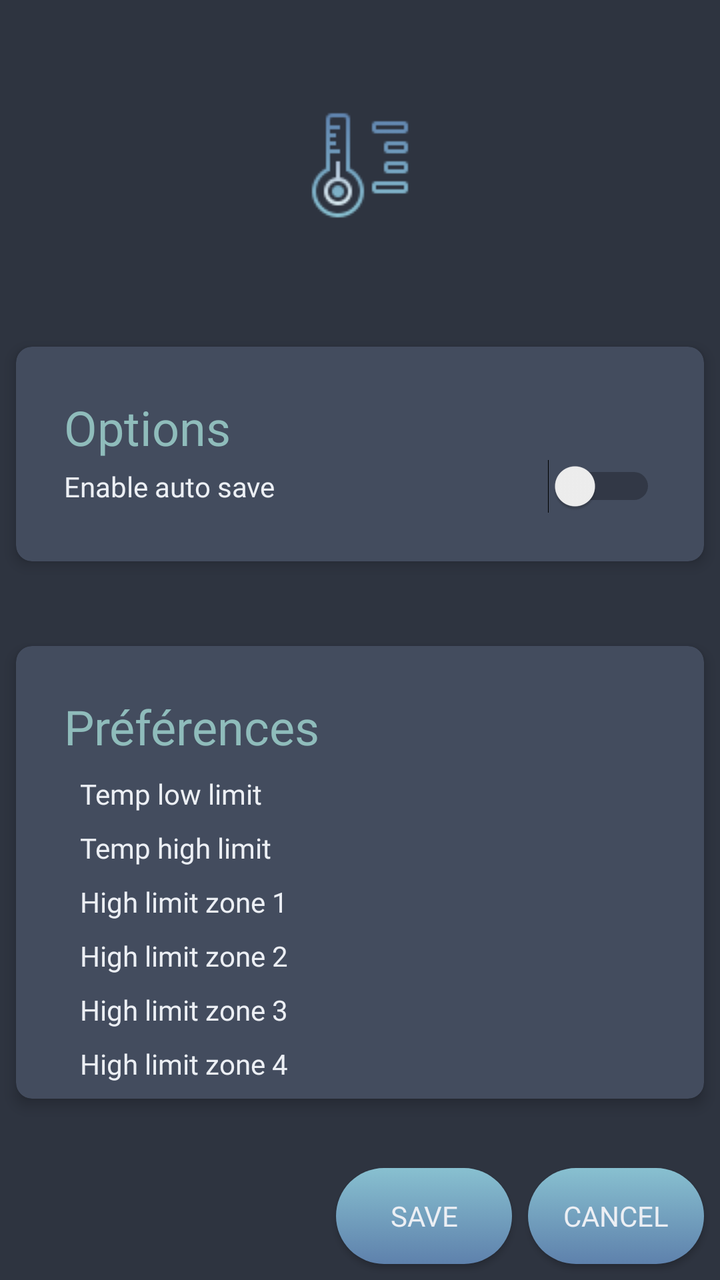
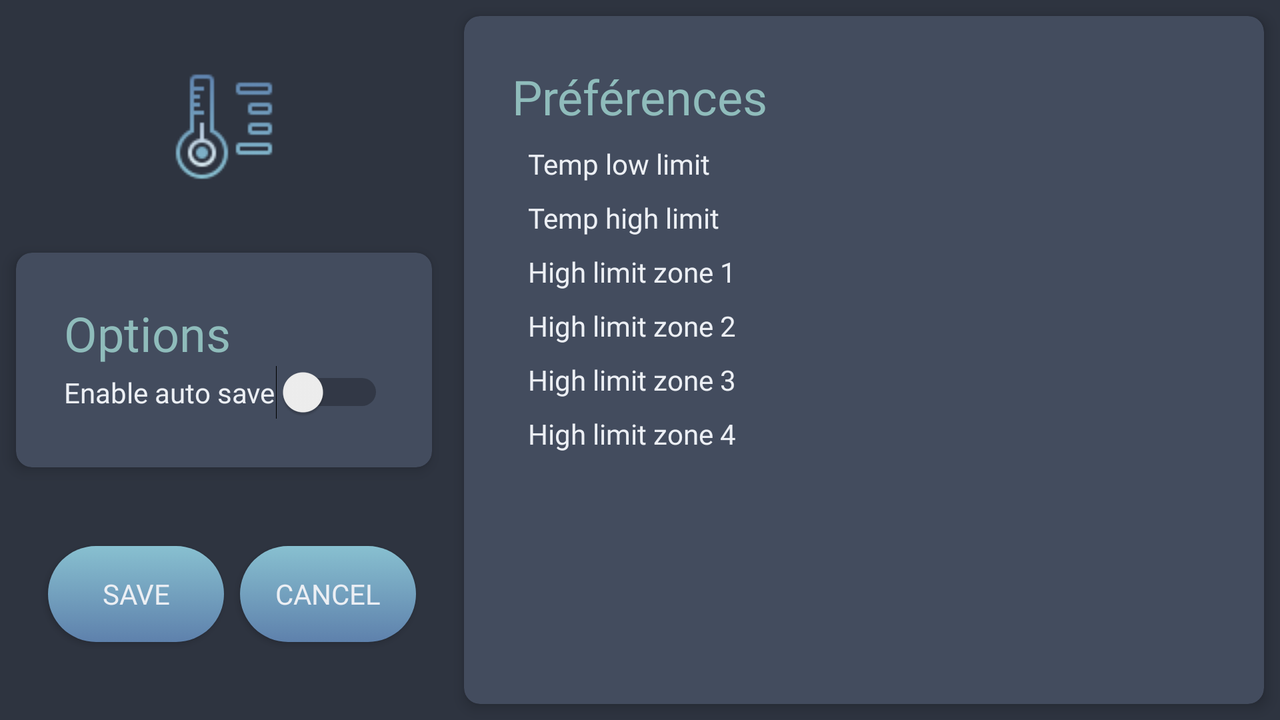

First picture: res/layout/ on a phone held upright. Second picture: the repository's own variant of that layout, on a device whose configuration matches the variant's folder. Source for both follows.
<!-- AndroidManifest.xml: application theme AppTheme -->
<!-- res/layout/activity_preferences.xml -->
<?xml version="1.0" encoding="utf-8"?>
<androidx.constraintlayout.widget.ConstraintLayout xmlns:android="http://schemas.android.com/apk/res/android"
    xmlns:app="http://schemas.android.com/apk/res-auto"
    xmlns:tools="http://schemas.android.com/tools"
    android:layout_width="match_parent"
    android:layout_height="match_parent"
    tools:context=".view.PreferencesActivity">

  <ImageView
      android:id="@+id/app_logo"
      android:layout_width="wrap_content"
      android:layout_height="wrap_content"
      android:layout_margin="24dp"
      android:src="@drawable/app_logo"
      app:layout_constraintBottom_toTopOf="@id/card_options"
      app:layout_constraintLeft_toLeftOf="parent"
      app:layout_constraintRight_toRightOf="parent"
      app:layout_constraintTop_toTopOf="parent" />

  <androidx.cardview.widget.CardView
      android:id="@+id/card_options"
      android:layout_width="match_parent"
      android:layout_height="wrap_content"
      android:layout_margin="8dp"
      app:cardBackgroundColor="@color/colorPrimaryDark"
      app:cardCornerRadius="8dp"
      app:cardElevation="4dp"
      app:layout_constraintBottom_toTopOf="@id/card_preferences"
      app:layout_constraintLeft_toLeftOf="parent"
      app:layout_constraintRight_toRightOf="parent"
      app:layout_constraintTop_toBottomOf="@id/app_logo">

    <androidx.constraintlayout.widget.ConstraintLayout
        android:layout_width="match_parent"
        android:layout_height="match_parent">

      <TextView
          android:id="@+id/lbl_options"
          style="@style/TextAppearance.AppCompat.Headline"
          android:layout_width="wrap_content"
          android:layout_height="wrap_content"
          android:layout_margin="24dp"
          android:text="@string/lbl_options"
          android:textColor="@color/colorAccent"
          app:layout_constraintLeft_toLeftOf="parent"
          app:layout_constraintTop_toTopOf="parent" />

      <TextView
          android:id="@+id/lbl_auto_save"
          android:layout_width="wrap_content"
          android:layout_height="wrap_content"
          android:layout_marginBottom="24dp"
          android:text="Enable auto save"
          app:layout_constraintBottom_toBottomOf="parent"
          app:layout_constraintStart_toStartOf="@id/lbl_options"
          app:layout_constraintTop_toBottomOf="@id/lbl_options" />

      <Switch
          android:id="@+id/switch_auto_save"
          android:layout_width="wrap_content"
          android:layout_height="wrap_content"
          android:layout_margin="24dp"
          app:layout_constraintBottom_toBottomOf="@id/lbl_auto_save"
          app:layout_constraintRight_toRightOf="parent"
          app:layout_constraintTop_toTopOf="@id/lbl_auto_save" />
    </androidx.constraintlayout.widget.ConstraintLayout>
  </androidx.cardview.widget.CardView>

  <androidx.cardview.widget.CardView
      android:id="@+id/card_preferences"
      android:layout_width="match_parent"
      android:layout_height="wrap_content"
      android:layout_margin="8dp"
      android:layout_marginBottom="8dp"
      app:cardBackgroundColor="@color/colorPrimaryDark"
      app:cardCornerRadius="8dp"
      app:cardElevation="4dp"
      app:layout_constraintBottom_toTopOf="@+id/btn_cancel"
      app:layout_constraintLeft_toLeftOf="parent"
      app:layout_constraintRight_toRightOf="parent"
      app:layout_constraintTop_toBottomOf="@id/card_options">

    <androidx.constraintlayout.widget.ConstraintLayout
        android:layout_width="match_parent"
        android:layout_height="match_parent">

      <androidx.constraintlayout.widget.Guideline
          android:id="@+id/guideline_v35"
          android:layout_width="match_parent"
          android:layout_height="wrap_content"
          android:orientation="vertical"
          app:layout_constraintGuide_percent="0.5" />

      <TextView
          android:id="@+id/lbl_pref"
          style="@style/TextAppearance.AppCompat.Headline"
          android:layout_width="wrap_content"
          android:layout_height="wrap_content"
          android:layout_margin="24dp"
          android:text="@string/lbl_pref"
          android:textColor="@color/colorAccent"
          app:layout_constraintLeft_toLeftOf="parent"
          app:layout_constraintTop_toTopOf="parent" />

      <TextView
          android:id="@+id/lbl_temp_low_limit"
          android:layout_width="wrap_content"
          android:layout_height="wrap_content"
          android:layout_margin="8dp"
          android:text="@string/lbl_temp_low_limit"
          app:layout_constraintLeft_toLeftOf="@id/lbl_pref"
          app:layout_constraintTop_toBottomOf="@id/lbl_pref" />

      <TextView
          android:id="@+id/lbl_temp_high_limit"
          android:layout_width="wrap_content"
          android:layout_height="wrap_content"
          android:layout_margin="8dp"
          android:text="Temp high limit"
          app:layout_constraintLeft_toLeftOf="@id/lbl_pref"
          app:layout_constraintTop_toBottomOf="@id/lbl_temp_low_limit" />

      <TextView
          android:id="@+id/lbl_z1_limit"
          android:layout_width="wrap_content"
          android:layout_height="wrap_content"
          android:layout_margin="8dp"
          android:text="@string/lbl_z1_limit"
          app:layout_constraintLeft_toLeftOf="@id/lbl_pref"
          app:layout_constraintTop_toBottomOf="@id/lbl_temp_high_limit" />

      <TextView
          android:id="@+id/lbl_z2_limit"
          android:layout_width="wrap_content"
          android:layout_height="wrap_content"
          android:layout_margin="8dp"
          android:text="@string/lbl_z2_limit"
          app:layout_constraintLeft_toLeftOf="@id/lbl_pref"
          app:layout_constraintTop_toBottomOf="@id/lbl_z1_limit" />

      <TextView
          android:id="@+id/lbl_z3_limit"
          android:layout_width="wrap_content"
          android:layout_height="wrap_content"
          android:layout_margin="8dp"
          android:text="@string/lbl_z3_limit"
          app:layout_constraintLeft_toLeftOf="@id/lbl_pref"
          app:layout_constraintTop_toBottomOf="@id/lbl_z2_limit" />

      <TextView
          android:id="@+id/lbl_z4_limit"
          android:layout_width="wrap_content"
          android:layout_height="wrap_content"
          android:layout_margin="8dp"
          android:layout_marginBottom="8dp"
          android:text="@string/lbl_z4_limit"
          app:layout_constraintLeft_toLeftOf="@id/lbl_pref"
          app:layout_constraintTop_toBottomOf="@id/lbl_z3_limit"
          app:layout_constraintBottom_toBottomOf="parent"/>

      <TextView
          android:id="@+id/txt_temp_low_limit"
          android:layout_width="wrap_content"
          android:layout_height="wrap_content"
          android:layout_margin="8dp"
          android:textColor="#b48ead"
          app:layout_constraintBaseline_toBaselineOf="@id/lbl_temp_low_limit"
          app:layout_constraintLeft_toLeftOf="@id/guideline_v35" />

      <TextView
          android:id="@+id/txt_temp_high_limit"
          android:layout_width="wrap_content"
          android:layout_height="wrap_content"
          android:layout_margin="8dp"
          android:textColor="#b48ead"
          app:layout_constraintBaseline_toBaselineOf="@id/lbl_temp_high_limit"
          app:layout_constraintLeft_toLeftOf="@id/guideline_v35" />

      <TextView
          android:id="@+id/txt_z1_limit"
          android:layout_width="wrap_content"
          android:layout_height="wrap_content"
          android:layout_margin="8dp"
          android:textColor="#b48ead"
          app:layout_constraintBaseline_toBaselineOf="@id/lbl_z1_limit"
          app:layout_constraintLeft_toLeftOf="@id/guideline_v35" />

      <TextView
          android:id="@+id/txt_z2_limit"
          android:layout_width="wrap_content"
          android:layout_height="wrap_content"
          android:layout_margin="8dp"
          android:textColor="#b48ead"
          app:layout_constraintBaseline_toBaselineOf="@id/lbl_z2_limit"
          app:layout_constraintLeft_toLeftOf="@id/guideline_v35" />

      <TextView
          android:id="@+id/txt_z3_limit"
          android:layout_width="wrap_content"
          android:layout_height="wrap_content"
          android:layout_margin="8dp"
          android:textColor="#b48ead"
          app:layout_constraintBaseline_toBaselineOf="@id/lbl_z3_limit"
          app:layout_constraintLeft_toLeftOf="@id/guideline_v35" />

      <TextView
          android:id="@+id/txt_z4_limit"
          android:layout_width="wrap_content"
          android:layout_height="wrap_content"
          android:layout_margin="8dp"
          android:textColor="#b48ead"
          app:layout_constraintBaseline_toBaselineOf="@id/lbl_z4_limit"
          app:layout_constraintBottom_toBottomOf="parent"
          app:layout_constraintLeft_toLeftOf="@id/guideline_v35" />

    </androidx.constraintlayout.widget.ConstraintLayout>
  </androidx.cardview.widget.CardView>

  <Button
      android:id="@+id/btn_save"
      android:layout_width="wrap_content"
      android:layout_height="wrap_content"
      android:layout_marginEnd="8dp"
      android:layout_marginRight="8dp"
      android:background="@drawable/rounded_btn_ripple"
      android:text="SAVE"
      app:layout_constraintBottom_toBottomOf="@+id/btn_cancel"
      app:layout_constraintEnd_toStartOf="@+id/btn_cancel"
      app:layout_constraintTop_toTopOf="@+id/btn_cancel" />

  <Button
      android:id="@+id/btn_cancel"
      android:layout_width="wrap_content"
      android:layout_height="wrap_content"
      android:layout_marginEnd="8dp"
      android:layout_marginRight="8dp"
      android:layout_marginBottom="8dp"
      android:background="@drawable/rounded_btn_ripple"
      android:text="CANCEL"
      app:layout_constraintBottom_toBottomOf="parent"
      app:layout_constraintEnd_toEndOf="parent" />

</androidx.constraintlayout.widget.ConstraintLayout>
<!-- resources referenced by this layout -->
<resources>
  <color name="colorAccent">#8fbcbb</color>
  <color name="colorPrimaryDark">#434c5e</color>
  <!-- drawable app_logo: png bitmap (drawable, 2239 bytes) -->
  <!-- drawable rounded_btn_ripple (drawable) -->
  <?xml version="1.0" encoding="utf-8"?>
  <ripple xmlns:android="http://schemas.android.com/apk/res/android"
      xmlns:tools="http://schemas.android.com/tools"
      android:color="?android:colorControlHighlight"
      tools:ignore="NewApi">
    <item android:drawable="@drawable/rounded_btn_style"/>
  </ripple>
  <string name="lbl_options">Options</string>
  <string name="lbl_pref">Préférences</string>
  <string name="lbl_temp_low_limit">Temp low limit</string>
  <string name="lbl_z1_limit">High limit zone 1</string>
  <string name="lbl_z2_limit">High limit zone 2</string>
  <string name="lbl_z3_limit">High limit zone 3</string>
  <string name="lbl_z4_limit">High limit zone 4</string>
  <style name="AppTheme" parent="Theme.AppCompat.Light.DarkActionBar">
      
      <item name="colorPrimary">@color/colorPrimary</item>
      <item name="colorPrimaryDark">@color/colorPrimaryDark</item>
      <item name="colorAccent">@color/colorAccent</item>
      <item name="android:windowBackground">@drawable/window_background</item>
      <item name="android:textColor">@color/text</item>
      <item name="fontFamily">@font/source_code_pro</item>
      <item name="android:fontFamily">@font/source_code_pro</item>
      <item name="colorControlNormal">@color/text</item>
    </style>
  <!-- drawable rounded_btn_style (drawable) -->
  <?xml version="1.0" encoding="utf-8"?>
  <selector xmlns:android="http://schemas.android.com/apk/res/android" xmlns:tools="http://schemas.android.com/tools">
    <item android:state_pressed="true">
      <shape android:shape="rectangle">
        <corners android:radius="999dp" />
        <gradient android:angle="90" android:endColor="#88c0d0" android:startColor="#5e81ac" />
      </shape>
    </item>
    <item android:state_focused="true">
      <shape android:shape="rectangle">
        <corners android:radius="999dp" />
        <gradient android:angle="90" android:endColor="#88c0d0" android:startColor="#5e81ac" />
      </shape>
    </item>
    <item android:state_enabled="false">
      <shape android:shape="rectangle">
        <corners android:radius="999dp" />
        <solid android:color="#5e81ac" />
      </shape>
    </item>
    <item>
      <shape android:shape="rectangle">
        <corners android:radius="999dp" />
        <gradient android:angle="90" android:endColor="#88c0d0" android:startColor="#5e81ac" />
      </shape>
    </item>
  </selector>
  <color name="colorPrimary">#4c566a</color>
  <!-- drawable window_background (drawable) -->
  <?xml version="1.0" encoding="utf-8"?>
  <shape xmlns:android="http://schemas.android.com/apk/res/android"
      android:shape="rectangle">
    <solid android:color="@color/window_background" />
  </shape>
  <color name="text">#eceff4</color>
  <color name="window_background">#2e3440</color>
</resources>
<!-- res/layout-land/activity_preferences.xml (the repository's variant of the layout above) -->
<!-- drawn on the phone turned sideways -->
<?xml version="1.0" encoding="utf-8"?>
<androidx.constraintlayout.widget.ConstraintLayout xmlns:android="http://schemas.android.com/apk/res/android"
    xmlns:app="http://schemas.android.com/apk/res-auto"
    xmlns:tools="http://schemas.android.com/tools"
    android:layout_width="match_parent"
    android:layout_height="match_parent"
    tools:context=".view.PreferencesActivity">

  <ImageView
      android:id="@+id/app_logo"
      android:layout_width="wrap_content"
      android:layout_height="wrap_content"
      android:layout_margin="24dp"
      android:src="@drawable/app_logo"
      app:layout_constraintBottom_toTopOf="@id/card_options"
      app:layout_constraintLeft_toLeftOf="parent"
      app:layout_constraintRight_toRightOf="@id/guideline_v35"
      app:layout_constraintTop_toTopOf="parent" />

  <androidx.constraintlayout.widget.Guideline
      android:id="@+id/guideline_v35"
      android:layout_width="match_parent"
      android:layout_height="match_parent"
      android:orientation="vertical"
      app:layout_constraintGuide_percent="0.35"/>

  <androidx.cardview.widget.CardView
      android:id="@+id/card_options"
      android:layout_width="0dp"
      android:layout_height="wrap_content"
      android:layout_margin="8dp"
      app:cardBackgroundColor="@color/colorPrimaryDark"
      app:cardCornerRadius="8dp"
      app:cardElevation="4dp"
      app:layout_constraintBottom_toBottomOf="parent"
      app:layout_constraintLeft_toLeftOf="parent"
      app:layout_constraintRight_toRightOf="@id/guideline_v35"
      app:layout_constraintTop_toTopOf="parent">

    <androidx.constraintlayout.widget.ConstraintLayout
        android:layout_width="match_parent"
        android:layout_height="match_parent">

      <TextView
          android:id="@+id/lbl_options"
          style="@style/TextAppearance.AppCompat.Headline"
          android:layout_width="wrap_content"
          android:layout_height="wrap_content"
          android:layout_margin="24dp"
          android:text="@string/lbl_options"
          android:textColor="@color/colorAccent"
          app:layout_constraintLeft_toLeftOf="parent"
          app:layout_constraintTop_toTopOf="parent" />

      <TextView
          android:id="@+id/lbl_auto_save"
          android:layout_width="wrap_content"
          android:layout_height="wrap_content"
          android:layout_marginBottom="24dp"
          android:text="Enable auto save"
          app:layout_constraintBottom_toBottomOf="parent"
          app:layout_constraintStart_toStartOf="@id/lbl_options"
          app:layout_constraintTop_toBottomOf="@id/lbl_options" />

      <Switch
          android:id="@+id/switch_auto_save"
          android:layout_width="wrap_content"
          android:layout_height="wrap_content"
          android:layout_margin="24dp"
          app:layout_constraintBottom_toBottomOf="@id/lbl_auto_save"
          app:layout_constraintRight_toRightOf="parent"
          app:layout_constraintTop_toTopOf="@id/lbl_auto_save" />
    </androidx.constraintlayout.widget.ConstraintLayout>
  </androidx.cardview.widget.CardView>

  <androidx.cardview.widget.CardView
      android:id="@+id/card_preferences"
      android:layout_width="0dp"
      android:layout_height="match_parent"
      android:layout_margin="8dp"
      android:layout_marginBottom="8dp"
      app:cardBackgroundColor="@color/colorPrimaryDark"
      app:cardCornerRadius="8dp"
      app:cardElevation="4dp"
      app:layout_constraintBottom_toBottomOf="parent"
      app:layout_constraintLeft_toLeftOf="@id/guideline_v35"
      app:layout_constraintRight_toRightOf="parent"
      app:layout_constraintTop_toTopOf="parent">

    <androidx.constraintlayout.widget.ConstraintLayout
        android:layout_width="match_parent"
        android:layout_height="match_parent">

      <androidx.constraintlayout.widget.Guideline
          android:id="@+id/guideline_card_v50"
          android:layout_width="match_parent"
          android:layout_height="wrap_content"
          android:orientation="vertical"
          app:layout_constraintGuide_percent="0.5" />

      <TextView
          android:id="@+id/lbl_pref"
          style="@style/TextAppearance.AppCompat.Headline"
          android:layout_width="wrap_content"
          android:layout_height="wrap_content"
          android:layout_margin="24dp"
          android:text="@string/lbl_pref"
          android:textColor="@color/colorAccent"
          app:layout_constraintLeft_toLeftOf="parent"
          app:layout_constraintTop_toTopOf="parent" />

      <TextView
          android:id="@+id/lbl_temp_low_limit"
          android:layout_width="wrap_content"
          android:layout_height="wrap_content"
          android:layout_margin="8dp"
          android:text="@string/lbl_temp_low_limit"
          app:layout_constraintLeft_toLeftOf="@id/lbl_pref"
          app:layout_constraintTop_toBottomOf="@id/lbl_pref" />

      <TextView
          android:id="@+id/lbl_temp_high_limit"
          android:layout_width="wrap_content"
          android:layout_height="wrap_content"
          android:layout_margin="8dp"
          android:text="Temp high limit"
          app:layout_constraintLeft_toLeftOf="@id/lbl_pref"
          app:layout_constraintTop_toBottomOf="@id/lbl_temp_low_limit" />

      <TextView
          android:id="@+id/lbl_z1_limit"
          android:layout_width="wrap_content"
          android:layout_height="wrap_content"
          android:layout_margin="8dp"
          android:text="@string/lbl_z1_limit"
          app:layout_constraintLeft_toLeftOf="@id/lbl_pref"
          app:layout_constraintTop_toBottomOf="@id/lbl_temp_high_limit" />

      <TextView
          android:id="@+id/lbl_z2_limit"
          android:layout_width="wrap_content"
          android:layout_height="wrap_content"
          android:layout_margin="8dp"
          android:text="@string/lbl_z2_limit"
          app:layout_constraintLeft_toLeftOf="@id/lbl_pref"
          app:layout_constraintTop_toBottomOf="@id/lbl_z1_limit" />

      <TextView
          android:id="@+id/lbl_z3_limit"
          android:layout_width="wrap_content"
          android:layout_height="wrap_content"
          android:layout_margin="8dp"
          android:text="@string/lbl_z3_limit"
          app:layout_constraintLeft_toLeftOf="@id/lbl_pref"
          app:layout_constraintTop_toBottomOf="@id/lbl_z2_limit" />

      <TextView
          android:id="@+id/lbl_z4_limit"
          android:layout_width="wrap_content"
          android:layout_height="wrap_content"
          android:layout_margin="8dp"
          android:layout_marginBottom="8dp"
          android:text="@string/lbl_z4_limit"
          app:layout_constraintLeft_toLeftOf="@id/lbl_pref"
          app:layout_constraintTop_toBottomOf="@id/lbl_z3_limit" />

      <TextView
          android:id="@+id/txt_temp_low_limit"
          android:layout_width="wrap_content"
          android:layout_height="wrap_content"
          android:layout_margin="8dp"
          android:textColor="#b48ead"
          app:layout_constraintBaseline_toBaselineOf="@id/lbl_temp_low_limit"
          app:layout_constraintLeft_toLeftOf="@id/guideline_card_v50" />

      <TextView
          android:id="@+id/txt_temp_high_limit"
          android:layout_width="wrap_content"
          android:layout_height="wrap_content"
          android:layout_margin="8dp"
          android:textColor="#b48ead"
          app:layout_constraintBaseline_toBaselineOf="@id/lbl_temp_high_limit"
          app:layout_constraintLeft_toLeftOf="@id/guideline_card_v50" />

      <TextView
          android:id="@+id/txt_z1_limit"
          android:layout_width="wrap_content"
          android:layout_height="wrap_content"
          android:layout_margin="8dp"
          android:textColor="#b48ead"
          app:layout_constraintBaseline_toBaselineOf="@id/lbl_z1_limit"
          app:layout_constraintLeft_toLeftOf="@id/guideline_card_v50" />

      <TextView
          android:id="@+id/txt_z2_limit"
          android:layout_width="wrap_content"
          android:layout_height="wrap_content"
          android:layout_margin="8dp"
          android:textColor="#b48ead"
          app:layout_constraintBaseline_toBaselineOf="@id/lbl_z2_limit"
          app:layout_constraintLeft_toLeftOf="@id/guideline_card_v50" />

      <TextView
          android:id="@+id/txt_z3_limit"
          android:layout_width="wrap_content"
          android:layout_height="wrap_content"
          android:layout_margin="8dp"
          android:textColor="#b48ead"
          app:layout_constraintBaseline_toBaselineOf="@id/lbl_z3_limit"
          app:layout_constraintLeft_toLeftOf="@id/guideline_card_v50" />

      <TextView
          android:id="@+id/txt_z4_limit"
          android:layout_width="wrap_content"
          android:layout_height="wrap_content"
          android:layout_margin="8dp"
          android:textColor="#b48ead"
          app:layout_constraintBaseline_toBaselineOf="@id/lbl_z4_limit"
          app:layout_constraintBottom_toBottomOf="parent"
          app:layout_constraintLeft_toLeftOf="@id/guideline_card_v50" />

    </androidx.constraintlayout.widget.ConstraintLayout>
  </androidx.cardview.widget.CardView>

  <Button
      android:id="@+id/btn_save"
      android:layout_width="wrap_content"
      android:layout_height="wrap_content"
      android:layout_marginStart="8dp"
      android:layout_marginLeft="8dp"
      android:layout_marginTop="8dp"
      android:layout_marginBottom="8dp"
      android:background="@drawable/rounded_btn_ripple"
      android:text="@string/lbl_btn_save"
      app:layout_constraintBottom_toBottomOf="parent"
      app:layout_constraintEnd_toStartOf="@+id/btn_cancel"
      app:layout_constraintHorizontal_bias="0.5"
      app:layout_constraintHorizontal_chainStyle="packed"
      app:layout_constraintStart_toStartOf="parent"
      app:layout_constraintTop_toBottomOf="@+id/card_options" />

  <Button
      android:id="@+id/btn_cancel"
      android:layout_width="wrap_content"
      android:layout_height="wrap_content"
      android:layout_marginStart="8dp"
      android:layout_marginLeft="8dp"
      android:layout_marginEnd="8dp"
      android:layout_marginRight="8dp"
      android:background="@drawable/rounded_btn_ripple"
      android:text="@string/lbl_btn_cancel"
      app:layout_constraintBottom_toBottomOf="@+id/btn_save"
      app:layout_constraintEnd_toStartOf="@+id/card_preferences"
      app:layout_constraintHorizontal_bias="0.5"
      app:layout_constraintStart_toEndOf="@+id/btn_save"
      app:layout_constraintTop_toTopOf="@+id/btn_save"
      app:layout_constraintVertical_bias="0.0" />

</androidx.constraintlayout.widget.ConstraintLayout>
<!-- resources referenced by the variant -->
<!-- as the phone turned sideways resolves them -->
<resources>
  <color name="colorAccent">#8fbcbb</color>
  <color name="colorPrimaryDark">#434c5e</color>
  <!-- drawable app_logo: png bitmap (drawable, 2239 bytes) -->
  <!-- drawable rounded_btn_ripple (drawable) -->
  <?xml version="1.0" encoding="utf-8"?>
  <ripple xmlns:android="http://schemas.android.com/apk/res/android"
      xmlns:tools="http://schemas.android.com/tools"
      android:color="?android:colorControlHighlight"
      tools:ignore="NewApi">
    <item android:drawable="@drawable/rounded_btn_style"/>
  </ripple>
  <string name="lbl_btn_cancel">CANCEL</string>
  <string name="lbl_btn_save">SAVE</string>
  <string name="lbl_options">Options</string>
  <string name="lbl_pref">Préférences</string>
  <string name="lbl_temp_low_limit">Temp low limit</string>
  <string name="lbl_z1_limit">High limit zone 1</string>
  <string name="lbl_z2_limit">High limit zone 2</string>
  <string name="lbl_z3_limit">High limit zone 3</string>
  <string name="lbl_z4_limit">High limit zone 4</string>
  <style name="AppTheme" parent="Theme.AppCompat.Light.DarkActionBar">
      
      <item name="colorPrimary">@color/colorPrimary</item>
      <item name="colorPrimaryDark">@color/colorPrimaryDark</item>
      <item name="colorAccent">@color/colorAccent</item>
      <item name="android:windowBackground">@drawable/window_background</item>
      <item name="android:textColor">@color/text</item>
      <item name="fontFamily">@font/source_code_pro</item>
      <item name="android:fontFamily">@font/source_code_pro</item>
      <item name="colorControlNormal">@color/text</item>
    </style>
  <!-- drawable rounded_btn_style (drawable) -->
  <?xml version="1.0" encoding="utf-8"?>
  <selector xmlns:android="http://schemas.android.com/apk/res/android" xmlns:tools="http://schemas.android.com/tools">
    <item android:state_pressed="true">
      <shape android:shape="rectangle">
        <corners android:radius="999dp" />
        <gradient android:angle="90" android:endColor="#88c0d0" android:startColor="#5e81ac" />
      </shape>
    </item>
    <item android:state_focused="true">
      <shape android:shape="rectangle">
        <corners android:radius="999dp" />
        <gradient android:angle="90" android:endColor="#88c0d0" android:startColor="#5e81ac" />
      </shape>
    </item>
    <item android:state_enabled="false">
      <shape android:shape="rectangle">
        <corners android:radius="999dp" />
        <solid android:color="#5e81ac" />
      </shape>
    </item>
    <item>
      <shape android:shape="rectangle">
        <corners android:radius="999dp" />
        <gradient android:angle="90" android:endColor="#88c0d0" android:startColor="#5e81ac" />
      </shape>
    </item>
  </selector>
  <color name="colorPrimary">#4c566a</color>
  <!-- drawable window_background (drawable) -->
  <?xml version="1.0" encoding="utf-8"?>
  <shape xmlns:android="http://schemas.android.com/apk/res/android"
      android:shape="rectangle">
    <solid android:color="@color/window_background" />
  </shape>
  <color name="text">#eceff4</color>
  <color name="window_background">#2e3440</color>
</resources>
